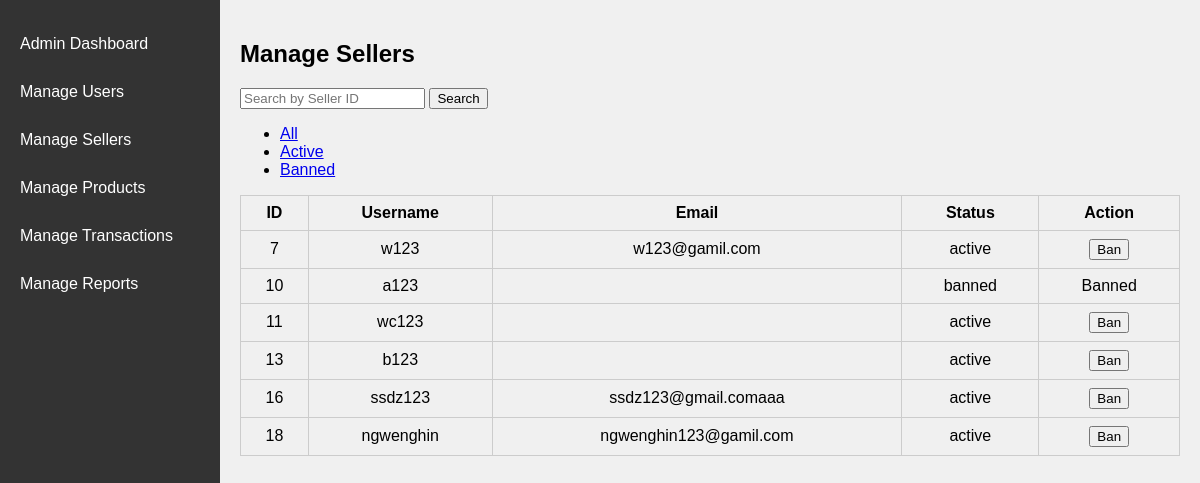
Screenshot of /manage_seller.php with the database file from the repository.
### tables this page shows
CREATE TABLE `user` (
  `user_id` int(9) NOT NULL,
  `username` varchar(255) NOT NULL,
  `email` varchar(255) NOT NULL,
  `password` varchar(255) NOT NULL,
  `contact_info` varchar(255) DEFAULT NULL,
  `phone_number` varchar(255) DEFAULT NULL,
  `qrcode` varchar(255) DEFAULT NULL,
  `status` enum('active','banned') DEFAULT 'active'
);

### manage_seller.php (the view, shortened to what this page needs)
<?php
require 'db.php';
include 'adminlayout.php';
$sql = "SELECT * FROM user WHERE qrcode IS NOT NULL";
$stmt = $pdo->prepare($sql);
$params = [];
$stmt->execute($params);
$sellers = $stmt->fetchAll();
?>
<h2>Manage Sellers</h2>
<form method="GET">
    <input type="text" name="search_id" placeholder="Search by Seller ID">
    <button type="submit">Search</button>
</form>
<ul>
    <li><a href="?status=all">All</a></li>
    <li><a href="?status=active">Active</a></li>
    <li><a href="?status=banned">Banned</a></li>
</ul>
<table border="1" width="100%">
    <tr><th>ID</th><th>Username</th><th>Email</th><th>Status</th><th>Action</th></tr>
    <?php foreach ($sellers as $seller): ?>
    <tr class="clickable-row" data-href="seller_info.php?seller_id=<?= $seller['user_id'] ?>">
        <td><?= $seller['user_id'] ?></td>
        <td><?= htmlspecialchars($seller['username']) ?></td>
        <td><?= htmlspecialchars($seller['email']) ?></td>
        <td><?= $seller['status'] ?? 'active' ?></td>
        <td>
            <?php if (($seller['status'] ?? 'active') === 'active'): ?>
                <form method="POST" action="ban_user.php" style="display:inline;">
                    <button type="submit" onclick="event.stopPropagation();">Ban</button>
                </form>
            <?php else: ?>
                Banned
            <?php endif; ?>
        </td>
    </tr>
    <?php endforeach; ?>
</table>

### adminlayout.php (style rules this page uses)
body { margin: 0; font-family: Arial, sans-serif; display: flex; min-height: 100vh; }
table { width: 100%; border-collapse: collapse; margin-top: 10px; }
table, th, td { border: 1px solid #ccc; }
th, td { padding: 8px; text-align: center; }

### manage_seller.php (style rules this page uses)
tr.clickable-row { cursor: pointer; }

### rows the page displays
user: user_id "7", username "w123", email "w123@gamil.com", status "active"
user: user_id "10", username "a123", status "banned", shows "Banned"
user: user_id "11", username "wc123", status "active"
user: user_id "13", username "b123", status "active"
user: user_id "16", username "ssdz123", email "ssdz123@gmail.comaaa", status "active"
user: user_id "18", username "ngwenghin", email "ngwenghin123@gamil.com", status "active"
